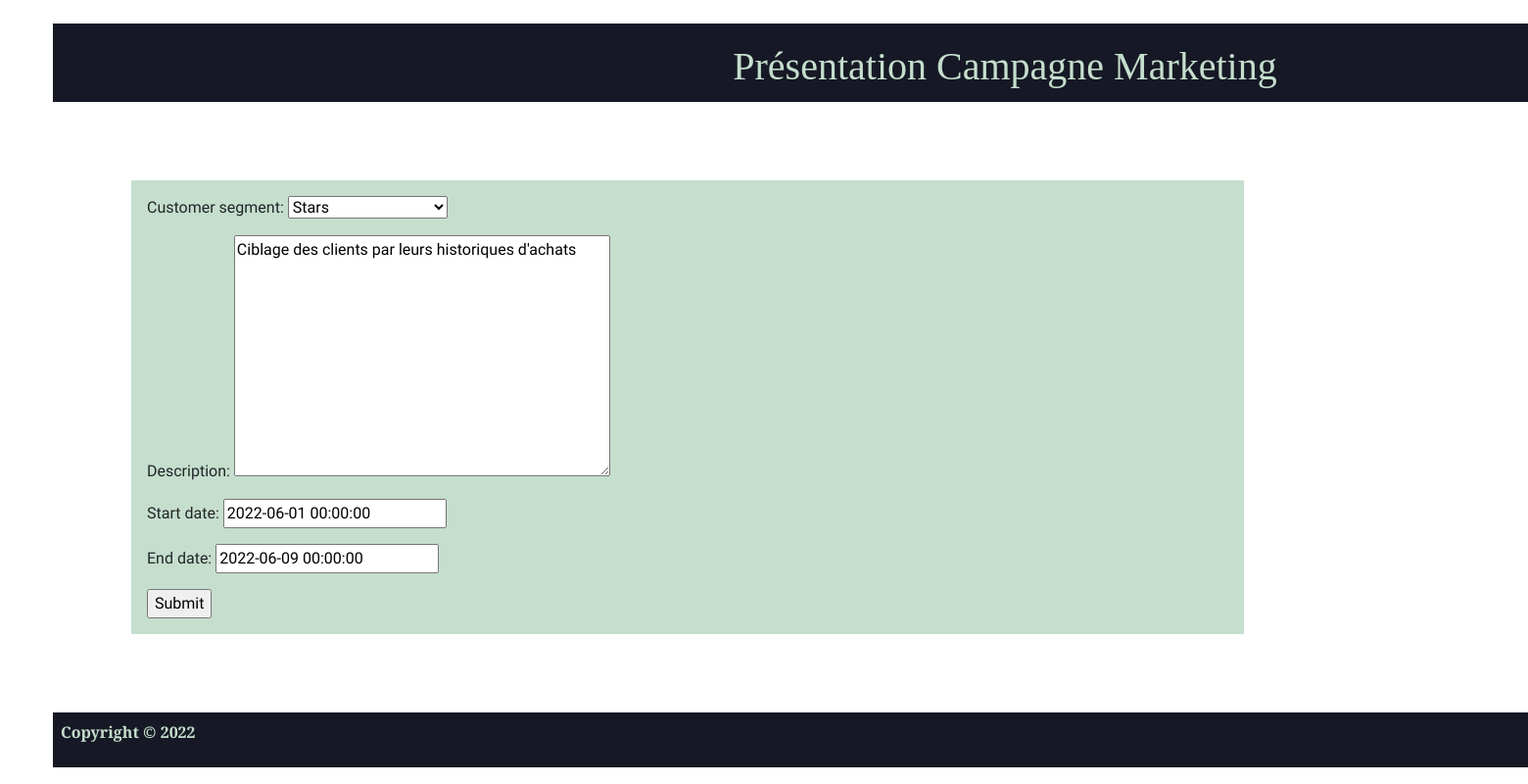
The app's page /Campagne_Marketing_mise_à_jour/1, older data.
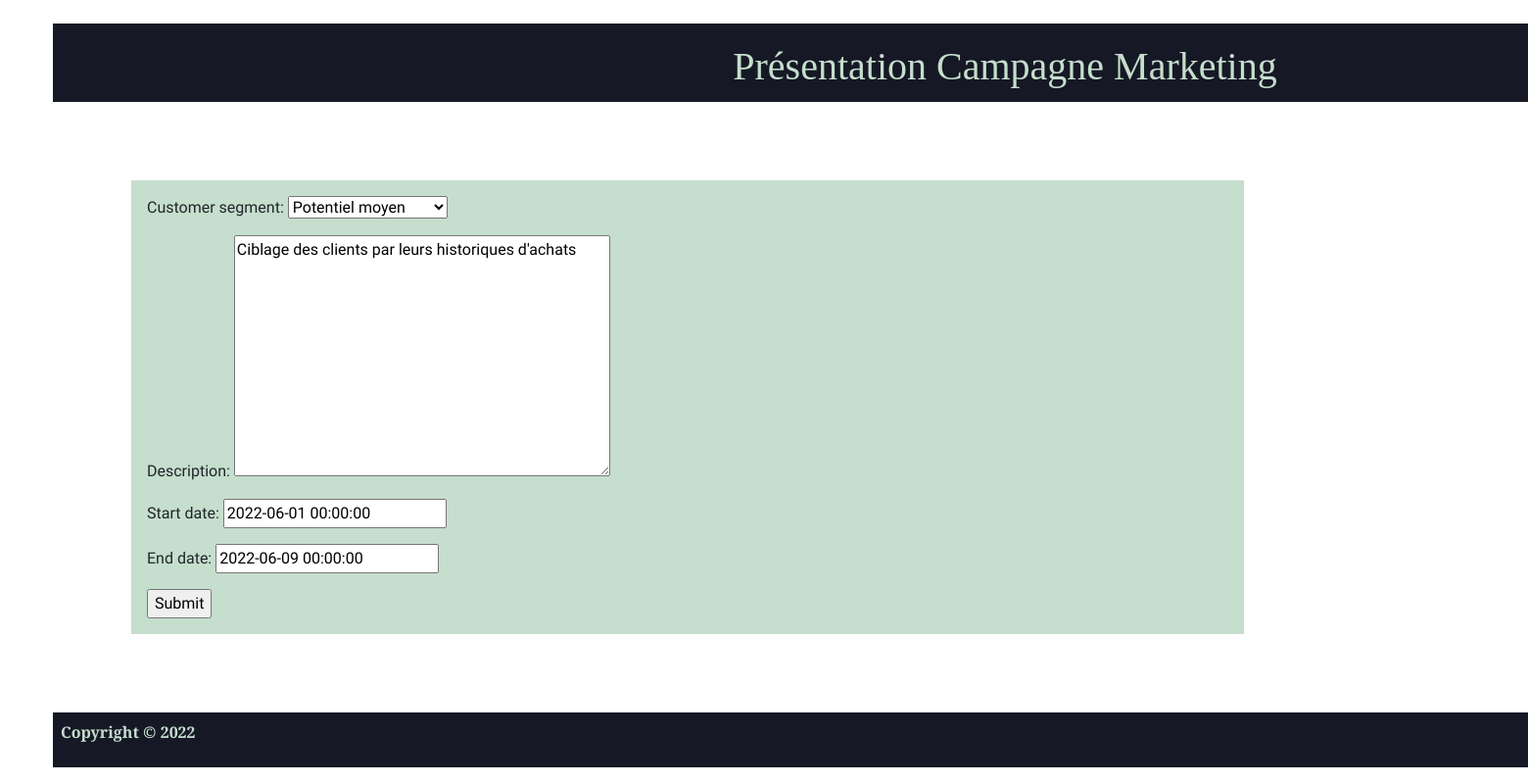
The same page, newer data.
### Main/models.py (models this page shows, shortened)
class Marketing (models.Model):
    CUSTOMER_SEGMENT_CHOICES=(("Stars","Stars"),("Nouvelle inscription","Nouvelle inscription"),("Potentiel moyen","Potentiel moyen"))
    customer_segment=models.CharField(max_length=255, null=True,choices=CUSTOMER_SEGMENT_CHOICES)
    description=models.TextField(max_length=255, null=True)
    start_date=models.DateTimeField(blank=True,null=True)
    end_date=models.DateTimeField(blank=True,null=True)

### Main/forms.py
class MarketingForm(ModelForm):
    class Meta():
        model = Marketing
        fields='__all__'

### Main/views.py (called while the page is built)
def update_marketing(request,pk):
    my_marketing=Marketing.objects.get(id=pk)
    if request.method == 'POST':
        my_form=MarketingForm(request.POST,instance=my_marketing)
        if my_form.is_valid():
            my_form.save()
            return redirect('/Campagnes_Marketing/')
    my_form= MarketingForm(instance=my_marketing)
    context={'marketing':my_marketing,'form':my_form}
    return render(request, 'Main/marketing_update.html',context)

### Main/Templates/Main/marketing_update.html (shortened to what this page needs)
{% extends "main/base.html" %}
{% block content %}
    <header>
        <h1> Présentation Campagne Marketing </h1>
    </header>
    <form method='POST'>
        <div class="form">
            {{form.as_p}}
            <input type="submit" name="Mettre à jour">
        </div>
    </form>
{% endblock content %}

Row changes from the older to the newer data that the page shows:
changed Marketing "Ciblage des clients par leurs historiques d'achats": customer_segment "Stars" → "Potentiel moyen"
